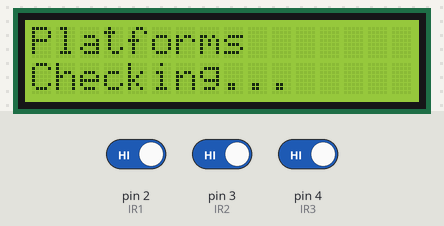
This sketch was run on a simulated Arduino Uno, built with avr-gcc and run on an emulated ATmega328P. Shown: 16×2 character LCD. The test bench sets the inputs (shaded band); at power-on: pin 2 (IR1) HIGH, pin 3 (IR2) HIGH, pin 4 (IR3) HIGH. What the sketch prints to the serial monitor is not drawn.

Above: at 2.2 s.
2.3 s: pin 2 (IR1) driven LOW
5.3 s: pin 3 (IR2) driven LOW
At 6.4 s:
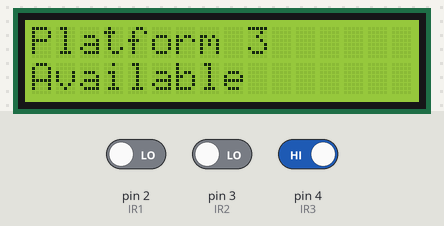
6.8 s: pin 4 (IR3) driven LOW
At 7.7 s:
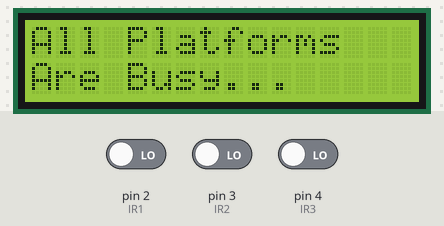
8.8 s: pin 2 (IR1) driven HIGH
At 10.1 s:
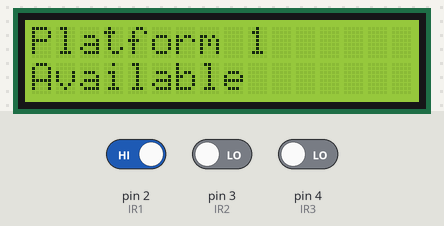
10.8 s: pin 3 (IR2) driven HIGH
At 12.3 s:
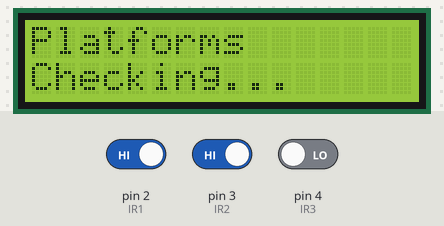
13.8 s: pin 2 (IR1) driven LOW
At 14.1 s:
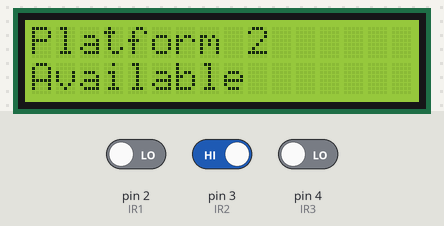
Timing chart, 0 to 16.3 s (numbered marks = the images above; inputs shaded):
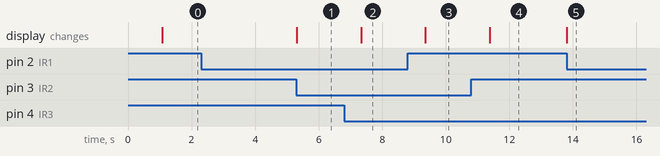

The sketch:

PLATFORM_MODULE.ino
```cpp
#include <LiquidCrystal.h>
#include <stdio.h>
#include <stdlib.h>
#include <string.h>
#include <SoftwareSerial.h>

const int rs = 13, en = 12, d4 = 8, d5 = 9, d6 = 10, d7 = 11;
LiquidCrystal lcd(rs, en, d4, d5, d6, d7);

SoftwareSerial ZigSerial(6, 7);/* (Rx, Tx) */

int IR1=2;
int IR2=3;
int IR3=4;

int RED=8;
int GREEN=9;

void setup(void)
{
  Serial.begin(9600);
  ZigSerial.begin(9600);


  pinMode(RED, OUTPUT);
  pinMode(GREEN, OUTPUT);


  pinMode(IR1,INPUT);
  pinMode(IR2,INPUT);
  pinMode(IR3,INPUT);

  digitalWrite(RED,LOW);
  digitalWrite(GREEN,LOW);

  lcd.begin(16,2);                      // Initialize the LCD
  lcd.clear();
  lcd.print(" Platform  ");
  lcd.setCursor(0,1);
  lcd.print("  Module  ");
  delay(1000);

}
void loop()
{
  CHECK_PLATFORM();

}
void CHECK_PLATFORM()
{
  lcd.clear();
      lcd.print("Platforms");
      lcd.setCursor(0,1);
      lcd.print("Checking...");
  if((digitalRead(IR1)==LOW)&&(digitalRead(IR2)==LOW)&&(digitalRead(IR3)==LOW))
  {
      lcd.clear();
      lcd.print("All Platforms");
      lcd.setCursor(0,1);
      lcd.print("Are Busy...");
      Serial.println("All Platforms Are Busy...");
      ZigSerial.begin(9600);
      ZigSerial.println('Z');
      digitalWrite(RED,HIGH);
      delay(1000);
  }
  if((digitalRead(IR1)==HIGH)&&(digitalRead(IR2)==LOW)&&(digitalRead(IR3)==LOW))
  {
      lcd.clear();
      lcd.print("Platform 1");
      lcd.setCursor(0,1);
      lcd.print("Available");
      Serial.println("Platform 1 Available");
      ZigSerial.begin(9600);
      ZigSerial.println('A');
      digitalWrite(RED,LOW);
      digitalWrite(GREEN,HIGH);
      delay(1000);
  }
   if((digitalRead(IR1)==LOW)&&(digitalRead(IR2)==HIGH)&&(digitalRead(IR3)==LOW))
  {
      lcd.clear();
      lcd.print("Platform 2");
      lcd.setCursor(0,1);
      lcd.print("Available");
      Serial.println("Platform 2 Available");
      ZigSerial.begin(9600);
      ZigSerial.println('B');
      digitalWrite(RED,LOW);
      digitalWrite(GREEN,HIGH);
      delay(1000);
  }
   if((digitalRead(IR1)==LOW)&&(digitalRead(IR2)==LOW)&&(digitalRead(IR3)==HIGH))
  {
      lcd.clear();
      lcd.print("Platform 3");
      lcd.setCursor(0,1);
      lcd.print("Available");
      Serial.println("Platform 3 Available");
      ZigSerial.begin(9600);
      ZigSerial.println('C');
      digitalWrite(RED,LOW);
      digitalWrite(GREEN,HIGH);
      delay(1000);
  }

}
```

Measured:
- after the input at 2.3 s, every drawn part: stays the same
- after the input at 5.3 s, the display: changes at once (image 1)
- after the input at 6.8 s, the display: changes after 0.54 s (image 2)
- after the input at 8.8 s, the display: changes after 0.56 s (image 3)
- after the input at 10.8 s, the display: changes after 0.58 s (image 4)
- after the input at 13.8 s, the display: changes at once (image 5)
